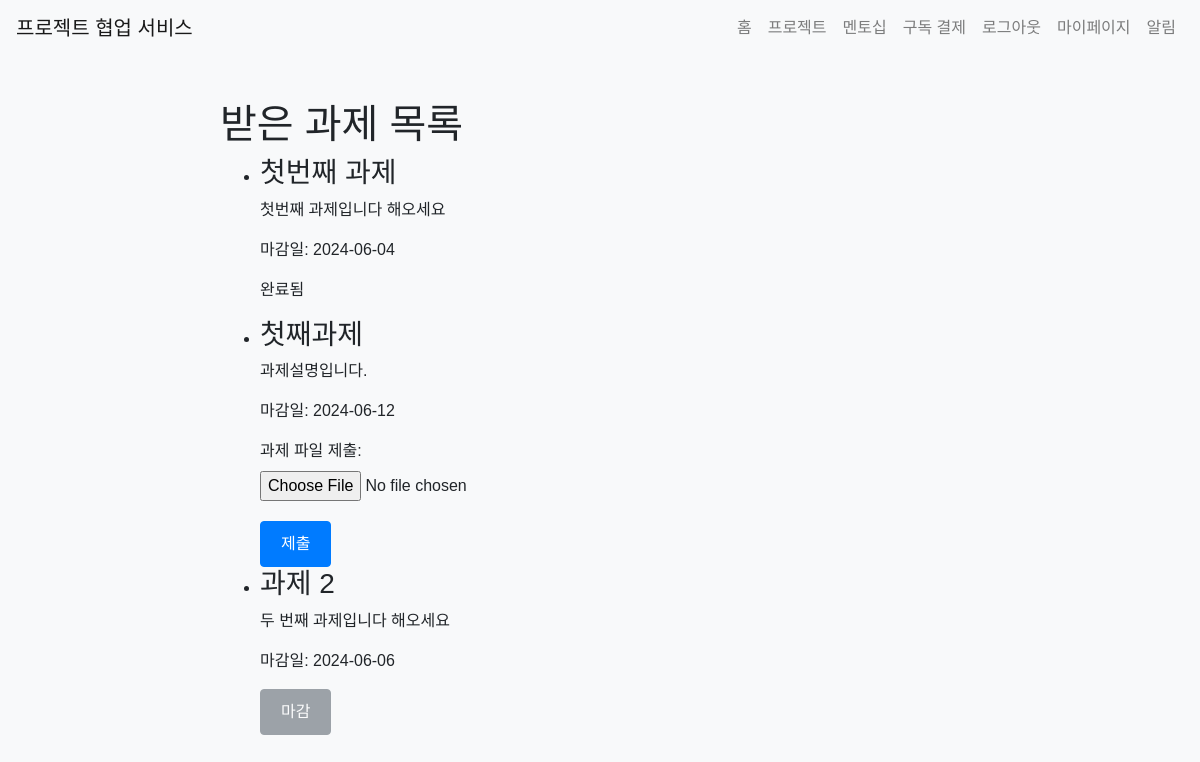
The app's page /mentorship/received_tasks (signed in), older data.
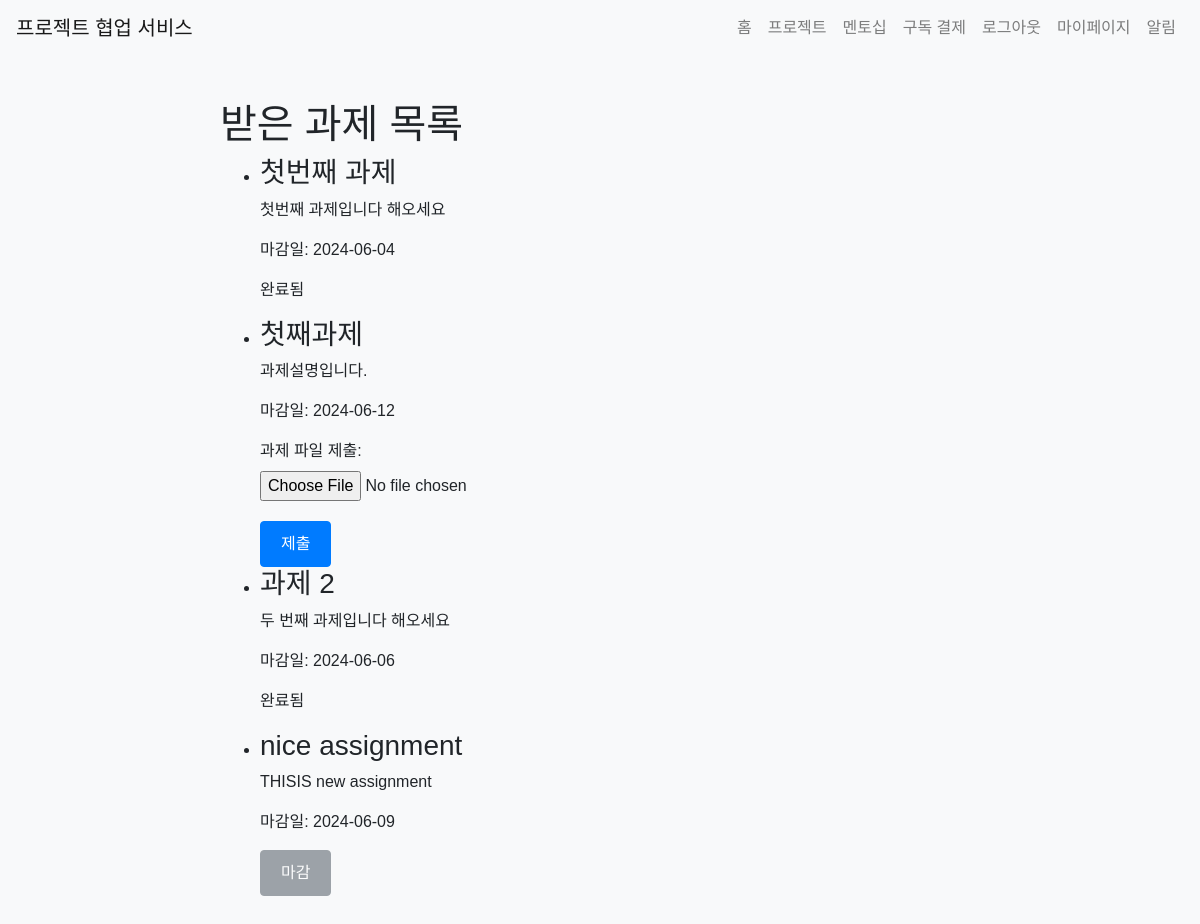
The same page, newer data.
### app/models.py (models this page shows, shortened)
class Assignment(db.Model):
    id = db.Column(db.Integer, primary_key=True)
    mentor_id = db.Column(db.Integer, db.ForeignKey('user.id'), nullable=False)
    mentee_id = db.Column(db.Integer, db.ForeignKey('user.id'), nullable=False)
    title = db.Column(db.String(100), nullable=False)
    description = db.Column(db.Text, nullable=False)
    deadline = db.Column(db.DateTime, nullable=False)
    completed = db.Column(db.Boolean, default=False)
    mentor = db.relationship('User', foreign_keys=[mentor_id], backref=db.backref('given_assignments', lazy=True))
    mentee = db.relationship('User', foreign_keys=[mentee_id], backref=db.backref('received_assignments', lazy=True))
    file = db.Column(db.String(255), nullable = True)
    def is_past_due(self):
        return datetime.now(timezone.utc) > self.deadline.replace(tzinfo = timezone.utc)

### app/views/mentorship.py (the view)
@bp.route('/received_tasks')
@login_required
def received_tasks():
    tasks = current_user.received_assignments
    form = SubmitTaskForm()
    return render_template('mentorship/received_tasks.html', tasks=tasks, form=form, datetime = datetime)

### app/forms.py
class SubmitTaskForm(FlaskForm):
    file = FileField('과제 파일', validators=[DataRequired(), FileAllowed(['pdf', 'doc', 'docx', 'png', 'jpg', 'jpeg', 'gif', 'zip', 'rar'])])
    submit = SubmitField('제출')

### app/__init__.py (called while the page is built)
@login_manager.user_loader
def load_user(user_id):
    if user_id is not None:
        return User.query.get(int(user_id))
    return None

### app/templates/mentorship/received_tasks.html (shortened to what this page needs)
{% extends 'base.html' %}
{% block content %}
<h1>받은 과제 목록</h1>
<ul>
  {% for task in tasks %}
    <li>
      <h3>{{ task.title }}</h3>
      <p>{{ task.description }}</p>
      <p>마감일: {{ task.deadline.strftime('%Y-%m-%d') }}</p>
      {% if not task.completed %}
        {% if not task.is_past_due() %}
          <form action="{{ url_for('mentorship.submit_task', task_id=task.id) }}" method="post" enctype="multipart/form-data">
            <div class="form-group">
              <label for="file">과제 파일 제출:</label>
              <input type="file" class="form-control-file" id="file" name="file" required>
            </div>
            <button type="submit" class="btn btn-primary">제출</button>
          </form>
        {% else %}
          <button type="button" class="btn btn-secondary" disabled>마감</button>
        {% endif %}
      {% else %}
        <p>완료됨</p>
      {% endif %}
    </li>
  {% endfor %}
</ul>
{% endblock %}

### app/templates/base.html (shortened to what this page needs)
<!DOCTYPE html>
<html lang="ko">
<head>
    <link rel="stylesheet" href="https://maxcdn.bootstrapcdn.com/bootstrap/4.5.2/css/bootstrap.min.css">
    <link rel="stylesheet" href="{{ url_for('static', filename='css/style.css') }}">
</head>
<body>
    <nav class="navbar navbar-expand-lg navbar-light bg-light">
        <a class="navbar-brand" href="/">프로젝트 협업 서비스</a>
        <div class="collapse navbar-collapse" id="navbarNav">
            <ul class="navbar-nav ml-auto">
                <li class="nav-item">
                    <a class="nav-link" href="{{ url_for('main.index') }}">홈</a>
                </li>
                <li class="nav-item">
                    <a class="nav-link" href="{{ url_for('project.list_projects') }}">프로젝트</a>
                </li>
                {% if current_user.is_authenticated %}
                <li class="nav-item">
                    <a class="nav-link" href="{{ url_for('mentorship.index') }}">멘토십</a>
                </li>
                <li class="nav-item">
                    <a class="nav-link" href="{{ url_for('payments.subscribe') }}">구독 결제</a>
                </li>
                <li class="nav-item">
                    <a class="nav-link" href="{{ url_for('auth.logout') }}">로그아웃</a>
                </li>
                <li class="nav-item">
                    <a class="nav-link" href="{{ url_for('mypage.index') }}">마이페이지</a>
                </li>
                <li class="nav-item">
                    <a class="nav-link" href="{{ url_for('notification.index') }}">
                        알림
                    </a>
                </li>
                {% endif %}
            </ul>
        </div>
    </nav>
    <div class="container mt-4">
        {% block content %}{% endblock %}
    </div>
</body>
</html>

### app/static/css/style.css (style rules this page uses)
body { font-family: Arial, sans-serif; background-color: #f8f9fa; margin: 0; padding: 0; }
.container { max-width: 800px; margin: 0 auto; padding: 20px; }
.form-group { margin-bottom: 20px; }
.btn { display: inline-block; padding: 10px 20px; background-color: #007bff; color: #fff; text-decoration: none; border-radius: 4px; cursor: pointer; }
.btn-primary { background-color: #007bff; }

Row changes from the older to the newer data that the page shows:
changed Assignment "과제 2": completed "마감" → "완료됨"
added Assignment: title "nice assignment", description "THISIS new assignment", deadline "2024-06-09", completed "마감"
